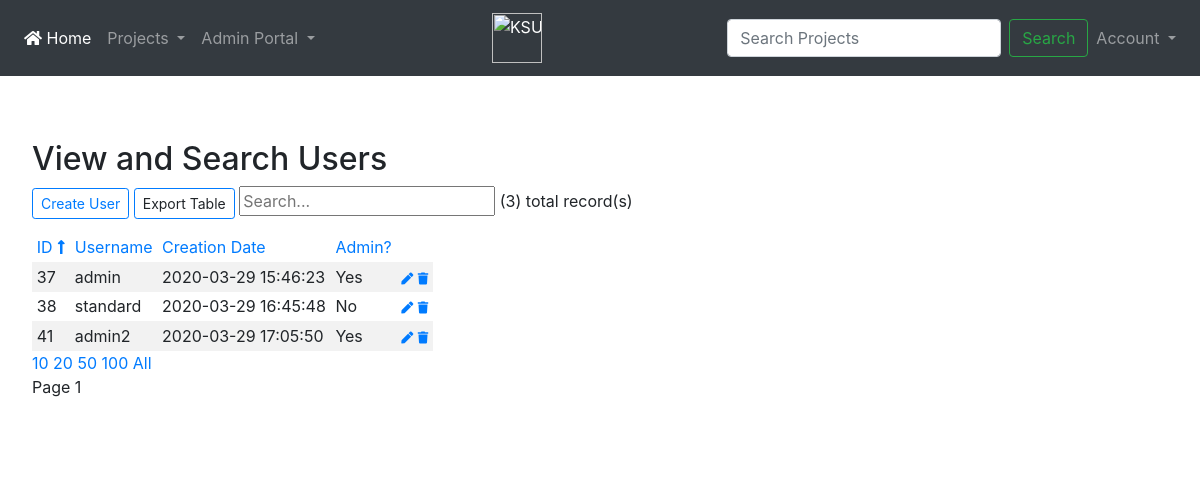
The page /get_user.php (signed in) on the database its author committed.
### tables this page shows
CREATE TABLE `user` (
  `user_id` bigint(20) UNSIGNED NOT NULL,
  `username` varchar(50) NOT NULL,
  `password` varchar(255) NOT NULL,
  `created_at` datetime DEFAULT current_timestamp(),
  `user_admin` tinyint(1) NOT NULL DEFAULT 0
);

### get_user.php (the view, shortened to what this page needs)
<?php
include 'pmo_functions.php';
$conn = pdo_connect_mysql();
$page = isset($_GET['page']) && is_numeric($_GET['page']) ? (int)$_GET['page'] : 1;
$records_per_page = isset($_GET['records_per_page']) && (is_numeric($_GET['records_per_page']) || $_GET['records_per_page'] == 'All') ? $_GET['records_per_page'] : 10;
$order_by_list = array('user_id', 'username', 'created_at',
'user_admin');
$order_by = isset($_GET['order_by']) && in_array($_GET['order_by'], $order_by_list) ? $_GET['order_by'] : 'user_id';
$order_sort = isset($_GET['order_sort']) && $_GET['order_sort'] == 'DESC' ? 'DESC' : 'ASC';
if (isset($_GET['search'])) {
	if ($records_per_page == 'All') {
		$stmt = $conn->prepare('SELECT * FROM user
							   WHERE user_id LIKE :search_query
								  OR username LIKE :search_query
								  ORDER BY ' . $order_by . ' ' . $order_sort);
		$stmt->bindValue(':search_query', '%' . $_GET['search'] . '%');
	} else {
		$stmt = $conn->prepare('SELECT * FROM user
                WHERE user_id LIKE :search_query
                  OR username LIKE :search_query
								   ORDER BY ' . $order_by . ' ' . $order_sort . '
								LIMIT :current_page, :record_per_page');
		$stmt->bindValue(':search_query', '%' . $_GET['search'] . '%');
		$stmt->bindValue(':current_page', ($page-1)*(int)$records_per_page, PDO::PARAM_INT);
		$stmt->bindValue(':record_per_page', (int)$records_per_page, PDO::PARAM_INT);
	}
}
else {
	if ($records_per_page == 'All') {
		$stmt = $conn->prepare('SELECT * FROM user ORDER BY ' . $order_by . ' ' . $order_sort);
	}
	else {
		$stmt = $conn->prepare('SELECT * FROM user ORDER BY ' . $order_by . ' ' . $order_sort . ' LIMIT :current_page, :record_per_page');
		$stmt->bindValue(':current_page', ($page-1)*(int)$records_per_page, PDO::PARAM_INT);
		$stmt->bindValue(':record_per_page', (int)$records_per_page, PDO::PARAM_INT);
	}
}
$stmt->execute();
$user = $stmt->fetchAll(PDO::FETCH_ASSOC);
if (isset($_GET['search'])) {
	$stmt = $conn->prepare('SELECT COUNT(*) FROM user
							WHERE user_id LIKE :search_query
							  OR username LIKE :search_query');
	$stmt->bindValue(':search_query', '%' . $_GET['search'] . '%');
	$stmt->execute();
	$num_user = $stmt->fetchColumn();
}
else {
	$num_user = $conn->query('SELECT COUNT(*) FROM user')->fetchColumn();
}
?>
<?=template_header('Get User')?>
<div class="jumbotron" id="jumboTable">
	<h2>View and Search Users</h2>
	<div>
		<div class="d-inline-block">
			<a class="btn btn-outline-primary btn-sm" href="add_user.php" role="button">Create User</a>
		</div>
    <div class="d-inline-block">
			<a class="btn btn-outline-primary btn-sm" role="button" onclick="ExportExcel('xlsx')">Export Table</a>
		</div>
		<div class="d-inline-block">
			<form action="get_user.php" method="get">
				<input type="text" name="search" placeholder="Search..." value="<?=isset($_GET['search']) ? htmlentities($_GET['search'], ENT_QUOTES) : ''?>">
			</form>
		</div>
    <?php	echo "($num_user) total record(s)";?>
	</div>
	<table class="table-responsive table-striped table-sm" id="exportable_table">
        <thead>
            <tr>
							<td>
								<a href="get_user.php?page=1&records_per_page=<?=$records_per_page?>&order_by=user_id>&order_sort=<?=$order_sort == 'ASC' ? 'DESC' : 'ASC'?><?=isset($_GET['search']) ? '&search=' . htmlentities($_GET['search'], ENT_QUOTES) : ''?>">
								ID
								<?php if ($order_by == 'user_id'): ?>
								<i class="fas fa-long-arrow-alt-<?=str_replace(array('ASC', 'DESC'), array('up', 'down'), $order_sort)?>"></i>
								<?php endif; ?>
								</a>
			        </td>
              <td>
								<a href="get_user.php?page=1&records_per_page=<?=$records_per_page?>&order_by=department&order_sort=<?=$order_sort == 'ASC' ? 'DESC' : 'ASC'?><?=isset($_GET['search']) ? '&search=' . htmlentities($_GET['search'], ENT_QUOTES) : ''?>">
						    Username
								</a>
							</td>
              <td>
								<a href="get_user.php?page=1&records_per_page=<?=$records_per_page?>&order_by=start_date&order_sort=<?=$order_sort == 'ASC' ? 'DESC' : 'ASC'?><?=isset($_GET['search']) ? '&search=' . htmlentities($_GET['search'], ENT_QUOTES) : ''?>">
						    Creation Date
								</a>
              </td>
							<td>
								<a href="get_user.php?page=1&records_per_page=<?=$records_per_page?>&order_by=user_description&order_sort=<?=$order_sort == 'ASC' ? 'DESC' : 'ASC'?><?=isset($_GET['search']) ? '&search=' . htmlentities($_GET['search'], ENT_QUOTES) : ''?>">
						    Admin?
								</a>
							</td>
              <td></td>
            </tr>
        </thead>
				<tbody>
            <?php foreach ($user as $user): ?>
            <tr>
							  <td><?=$user['user_id']?></td>
                <td><?=$user['username']?></td>
                <td><?=$user['created_at']?></td>
                <td>
									<?php if ($user['user_admin'] == 1){
										echo "Yes";
									} else echo "No";
									?>
								</td>
                <td>
                    <a href="update_user.php?user_id=<?=$user['user_id']?>"><i class="fas fa-pen fa-xs"></i></a>
                    <a href="delete_user.php?user_id=<?=$user['user_id']?>"><i class="fas fa-trash fa-xs"></i></a>
                </td>
            </tr>
            <?php endforeach; ?>
        </tbody>
    </table>
	<div>
		<div>
			<a href="get_user.php?page=1&records_per_page=10&order_by=<?=$order_by?>&order_sort=<?=$order_sort?><?=isset($_GET['search']) ? '&search=' . htmlentities($_GET['search'], ENT_QUOTES) : ''?>">10</a>
			<a href="get_user.php?page=1&records_per_page=20&order_by=<?=$order_by?>&order_sort=<?=$order_sort?><?=isset($_GET['search']) ? '&search=' . htmlentities($_GET['search'], ENT_QUOTES) : ''?>">20</a>
			<a href="get_user.php?page=1&records_per_page=50&order_by=<?=$order_by?>&order_sort=<?=$order_sort?><?=isset($_GET['search']) ? '&search=' . htmlentities($_GET['search'], ENT_QUOTES) : ''?>">50</a>
			<a href="get_user.php?page=1&records_per_page=100&order_by=<?=$order_by?>&order_sort=<?=$order_sort?><?=isset($_GET['search']) ? '&search=' . htmlentities($_GET['search'], ENT_QUOTES) : ''?>">100</a>
			<a href="get_user.php?page=1&records_per_page=All&order_by=<?=$order_by?>&order_sort=<?=$order_sort?><?=isset($_GET['search']) ? '&search=' . htmlentities($_GET['search'], ENT_QUOTES) : ''?>">All</a>
		</div>
		<div>
			<div href="register.php?page=<?=$page?>&records_per_page=<?=$records_per_page?>&order_by=<?=$order_by?>&order_sort=<?=$order_sort?><?=isset($_GET['search']) ? '&search=' . htmlentities($_GET['search'], ENT_QUOTES) : ''?>">
			Page <?=$page?>
			</div>
		</div>
	</div>
</div>

### Style/pmo_style.css (style rules this page uses)
* { box-sizing: border-box; font-family: -apple-system, BlinkMacSystemFont, "segoe ui", roboto, oxygen, ubuntu, cantarell, "fira sans", "droid sans", "helvetica neue", Arial, sans-serif; font-size: 16px; -webkit-font-smoothing: antialiased; -moz-osx-font-smoothing: grayscale; }
body { background-color: #FFFFFF; margin: 0; }
#jumboTable { background-color: white; }

### rows shown on the page
user: user_id "37", username "admin", created_at "2020-03-29 15:46:23", user_admin "Yes"
user: user_id "38", username "standard", created_at "2020-03-29 16:45:48", user_admin "No"
user: user_id "41", username "admin2", created_at "2020-03-29 17:05:50", user_admin "Yes"

### other values the page prints
$num_user "3"
$page "1"
